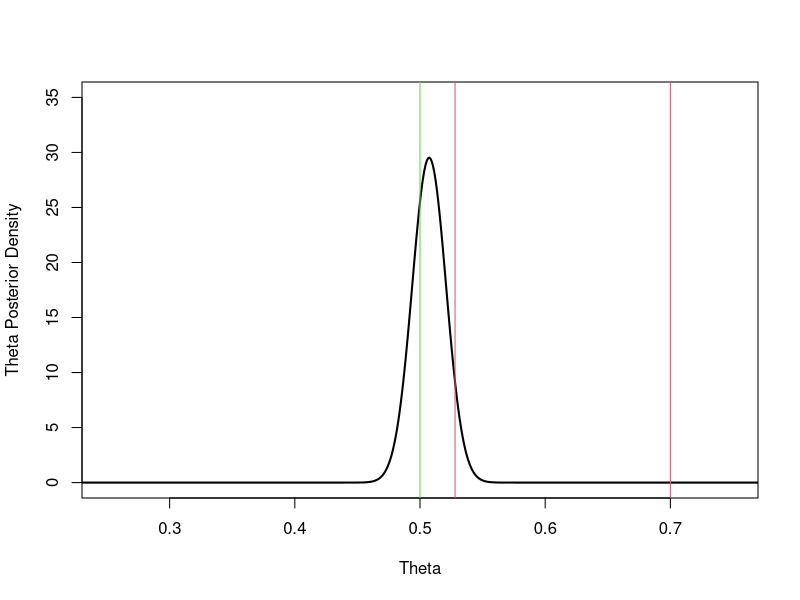

The R script that drew this image:
x = seq(0,1,length=1000)
a = 695  # The number of wins observed
b = 675  # The number of losses observed
hx = dbeta(x,shape1=a,shape2=b)
plot(x, hx, type='l',lwd=2,xlab="Theta",ylab="Theta Posterior Density",xlim=c(0.25,0.75),ylim=c(0,35))
abline(v=0.5,col=3)
abline(v=0.528,col=2)
abline(v=0.7, col=2)
prob_greater_5 = 1 - pbeta(0.5, shape1=a, shape2=b);prob_greater_5
prob_greater_528 = 1 - pbeta(0.528, shape1=a, shape2=b);prob_greater_528
prob_greater_7 = 1 - pbeta(0.7, shape1=a, shape2=b);prob_greater_7
